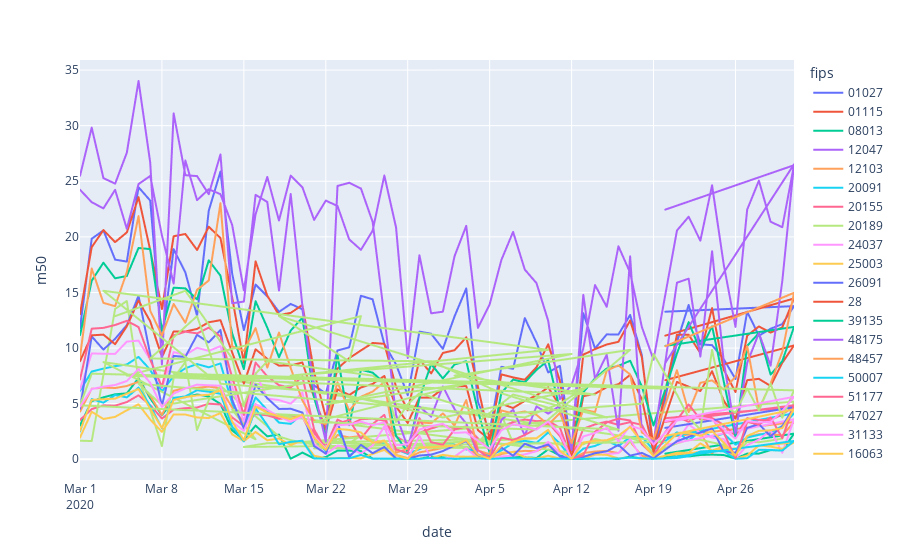

The notebook cell this image was saved under:
### Code cell
import random
# random.sample(FIPS_mb, 20)
# fips = '06037'
# selected_county = {"06037":"Los Angeles", "06059":"Orange", "06073":"San Diego", "06075":"San Francisco", "06083":"Santa Barbara", "06111":"Ventura"}
# mobility[mobility['fips']==fips][columns_mb].to_numpy()
selected_county = random.sample(FIPS_mb, 20)
mobility_selected = mobility[(mobility["fips"].isin(selected_county))]

fig = px.line(mobility_selected, x="date", y="m50", color=mobility_selected["fips"])
fig.show()
